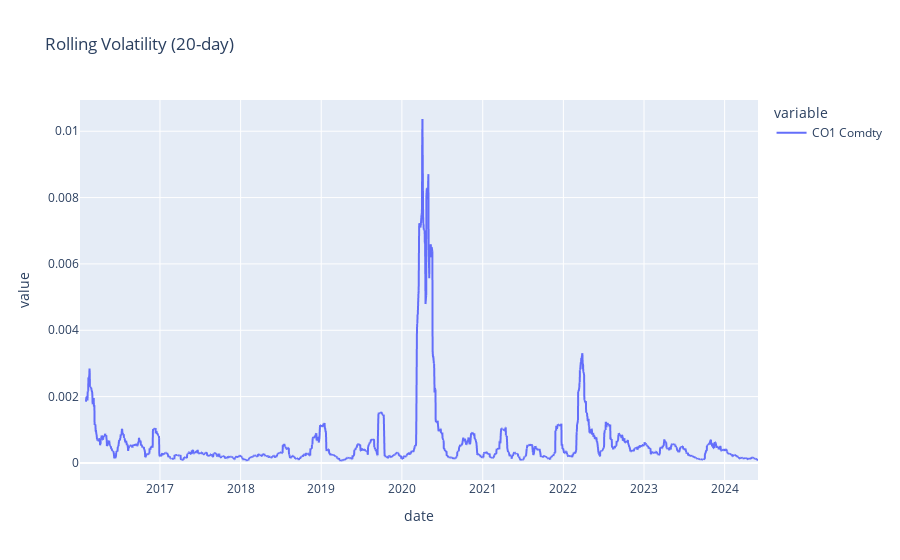

Here is the notebook cell this chart was saved with:
### Code cell
(rets.dropna()**2).rolling(20).mean().plot(title='Rolling Volatility (20-day)')

### Figure 1 — Plotly figure (JSON) as saved in the notebook; plotly's stock layout.template omitted (floating-point values rounded to 4 significant figures; data arrays with more than 128 entries replaced by an {"elided": "..."} marker saying what was removed)
{"data": [{"hovertemplate": "variable=CO1 Comdty<br>date=%{x}<br>value=%{y}<extra></extra>", "legendgroup": "CO1 Comdty", "line": {"color": "#636efa", "dash": "solid"}, "marker": {"symbol": "circle"}, "mode": "lines", "name": "CO1 Comdty", "showlegend": true, "type": "scattergl", "x": {"elided": "2173 str values"}, "xaxis": "x", "y": {"elided": "2173 float values"}, "yaxis": "y"}], "layout": {"legend": {"title": {"text": "variable"}, "tracegroupgap": 0}, "title": {"text": "Rolling Volatility (20-day)"}, "xaxis": {"anchor": "y", "domain": [0, 1], "title": {"text": "date"}}, "yaxis": {"anchor": "x", "domain": [0, 1], "title": {"text": "value"}}}}
